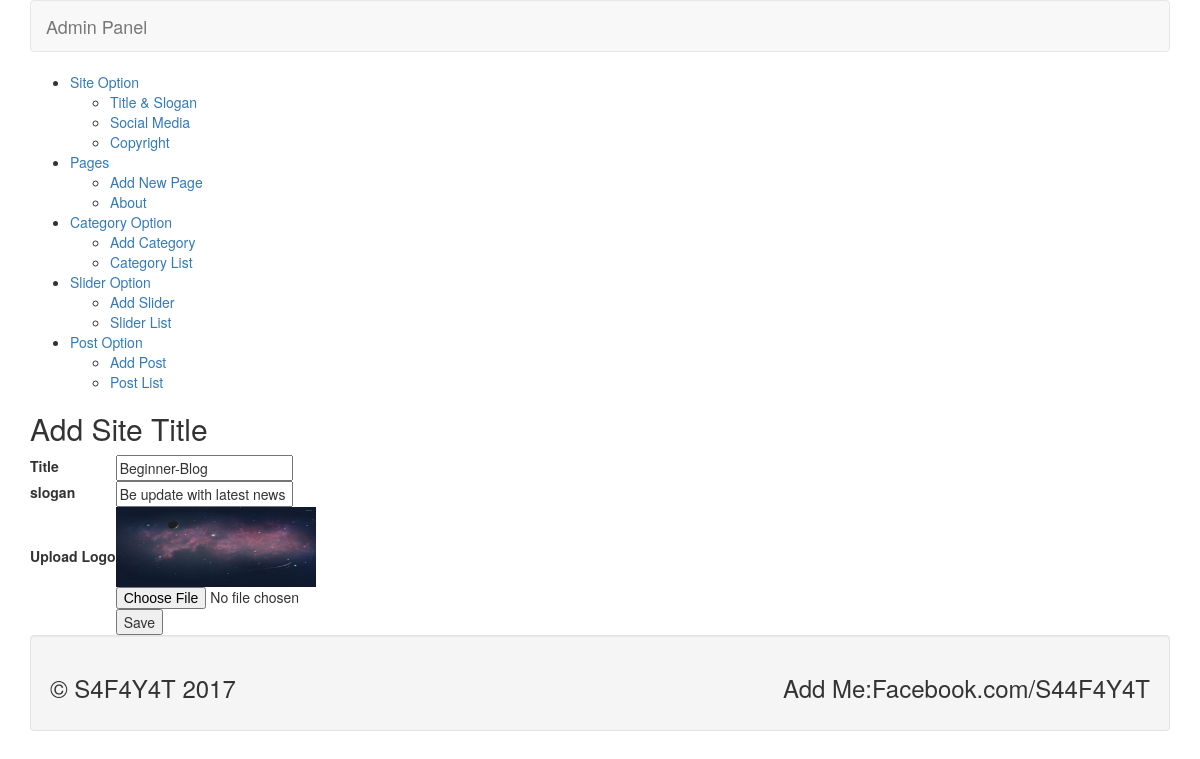
The app's page /admin/titleslogan.php with its own data.
### tables this page shows
CREATE TABLE `tbl_page` (
  `id` int NOT NULL,
  `name` varchar(256) NOT NULL,
  `body` text NOT NULL
);

CREATE TABLE `tbl_title` (
  `id` int NOT NULL,
  `title` varchar(1024) NOT NULL,
  `slogan` varchar(1024) NOT NULL,
  `logo` varchar(256) NOT NULL
);

### lib/database.php (called while the page is built, shortened)
<?php
class database{
	public $host   = host;
	public $user   = user;
	public $pass   = pass;
	public $dbname = dbname;
	public $link;
	public function connect(){
		$this->link = new mysqli($this->host,$this->user,$this->pass,$this->dbname);
	}
	public function select($query){
		$result = $this->link->query($query) or die($this->link->error.__LINE__);
	if($result->num_rows > 0){
		return $result;
	}else{
		return false;
	}
	}
}
?>

### admin/titleslogan.php (the view, shortened to what this page needs)
<?php include"inc/header.php"; ?>
<?php include"inc/sidebar.php"; ?>
        <div class="grid_10">
            <div class="box round first grid">
                <h2>Add Site Title</h2>
                <div class="block">
				<?php
					$query = "select * from tbl_title where id='1'";
					$result = $db->select($query);
					if($result){
						while($svalue = $result->fetch_assoc()){
				?>
                 <form action="" method="post" enctype="multipart/form-data">
                    <table class="form">
                        <tr>
                            <td>
                                <label>Title</label>
                            </td>
                            <td>
                                <input type="text" name="title" value="<?php echo $svalue['title'];?>" class="medium" />
                            </td>
                        </tr>
						<tr>
                            <td>
                                <label>slogan</label>
                            </td>
                            <td>
                                <input type="text" name="slogan" value="<?php echo $svalue['slogan'];?>" class="medium" />
                            </td>
                        </tr>
                        <tr>
                            <td>
                                <label>Upload Logo</label>
                            </td>
                            <td>
								<img src="upload/<?php echo $svalue['logo'];?>" height="80px" width="200px"><br>
                                <input type="file" name="image" />
                            </td>
                        </tr>
						<tr>
                            <td></td>
                            <td>
                                <input type="submit" name="submit" Value="Save" />
                            </td>
                        </tr>
                    </table>
                    </form>
					<?php }} ?>
                </div>
            </div>
        </div>
       <?php include"inc/footer.php"; ?>

### admin/inc/sidebar.php
<div class="grid_2">
            <div class="box sidemenu">
                <div class="block" id="section-menu">
                    <ul class="section menu">
                       <li><a class="menuitem">Site Option</a>
                            <ul class="submenu">
                                <li><a href="titleslogan.php">Title & Slogan</a></li>
                                <li><a href="social.php">Social Media</a></li>
                                <li><a href="copyright.php">Copyright</a></li>
                            </ul>
                        </li>
                         <li><a class="menuitem">Pages</a>
                             <ul class="submenu">
                                 <li><a href="addpage.php">Add New Page</a></li>
                                 <?php $query = "select * from tbl_page";
                                 $result = $db->select($query);
                                 if($result){
                                     while($value = $result->fetch_assoc()){
                                         ?>
                                         <li><a href="page.php?pageid=<?php echo $value['id'];?>"><?php echo $value['name'];?></a></li>
                                     <?php } } ?>
                             </ul>
                        </li>
                        <li><a class="menuitem">Category Option</a>
                            <ul class="submenu">
                                <li><a href="addcat.php">Add Category</a> </li>
                                <li><a href="catlist.php">Category List</a> </li>
                            </ul>
                        </li>
						<li><a class="menuitem">Slider Option</a>
                            <ul class="submenu">
                                <li><a href="addslider.php">Add Slider</a> </li>
                                <li><a href="sliderlist.php">Slider List</a> </li>
                            </ul>
                        </li>
                        <li><a class="menuitem">Post Option</a>
                            <ul class="submenu">
                                <li><a href="addpost.php">Add Post</a> </li>
                                <li><a href="postlist.php">Post List</a> </li>
                            </ul>
                        </li>
                    </ul>
                </div>
            </div>
        </div>

### records on screen
tbl_page: name "About"
tbl_title: title "Beginner-Blog", slogan "Be update with latest news", logo (picture)
